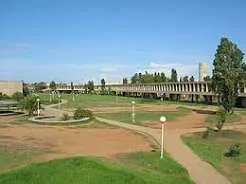
#> input picture usthb.jpg, 246 x 184 px
$ python tphaj.py   (older library calls are emulated)
#> lines starting #> are read from the running program, lines starting #| are printed output that depends on the picture
import cv2
import math
import numpy as np

img = cv2.imread("usthb.jpg")
#> img is the input picture: shape (184, 246, 3); mean B, G, R 140, 148.8, 130.4

if img is None:
    raise FileNotFoundError("image could not be loaded")

h, w, c = img.shape
#> h = 184; w = 246; c = 3

# Niveaux de gris (moyenne des 3 canaux)
img_gris = np.mean(img, axis=2).astype("uint8")
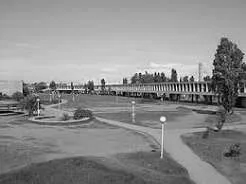
#> img_gris: shape (184, 246); min 0, max 254, mean 139.4

# Noyau gaussien 7x7
sigma = 1.4

def gauss(x, y):
    return (1 / (2 * math.pi * sigma**2)) * math.exp(-(x*x + y*y) / (2 * sigma**2))

kernel_gauss = np.zeros((7, 7))
som = 0
for i in range(-3, 4):
    for j in range(-3, 4):
        val = gauss(i, j)
        kernel_gauss[i+3, j+3] = val
        som += val

kernel_gauss = kernel_gauss / som  # normalisation (somme = 1)

# Filtrage gaussien
img_gauss = cv2.filter2D(img_gris, cv2.CV_8U, kernel_gauss)
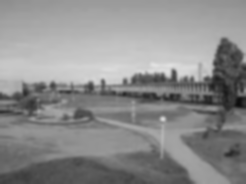
#> img_gauss: shape (184, 246); min 12, max 225, mean 139.4

# Noyau Laplacien (centre négatif)
kernel_lap = np.array([
    [0,  -1, 0],
    [-1, 5, -1],
    [0,  -1, 0]
], dtype=np.float32)

# Laplacien sur l'image lissée (float pour garder les signes)
lap = cv2.filter2D(img_gauss, cv2.CV_32F, kernel_lap)


img_sharp = img_gris.astype(np.float32) #+lap
img_sharp = np.clip(img_sharp, 0, 255).astype(np.uint8)

# Pour l'affichage du Laplacien
lap_aff = cv2.convertScaleAbs(lap)

cv2.imshow("image grise", img_gris)
cv2.imshow("image gauss", img_gauss)
cv2.imshow("laplacien", lap_aff)
cv2.imshow("image sharp", img_sharp)
cv2.waitKey(0)
cv2.destroyAllWindows()
